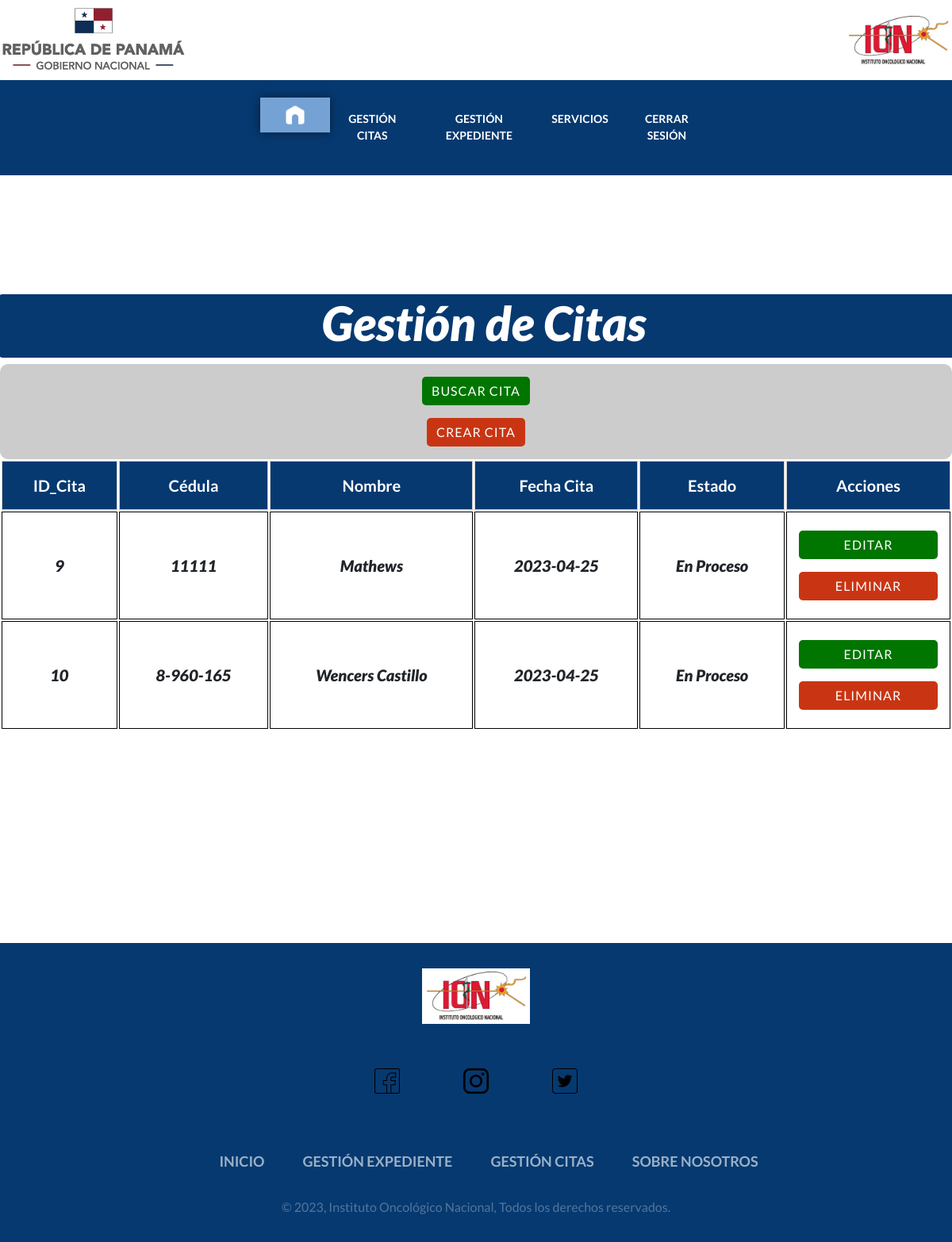
Page /html/control_citas.php?msg=Vacios (signed in) on the committed database.
### tables this page shows
CREATE TABLE `cita` (
  `ID_Cita` int(11) NOT NULL,
  `Fecha` date NOT NULL,
  `ID_Paciente` int(11) NOT NULL,
  `ID_Medico` int(11) NOT NULL,
  `ID_Tipo_Tratamiento` int(11) NOT NULL,
  `ID_Estado_Cita` int(11) NOT NULL,
  `Orden` int(11) DEFAULT NULL,
  `ID_Maquina` int(11) DEFAULT NULL
);

CREATE TABLE `usuario` (
  `ID_Usuario` int(11) NOT NULL,
  `Nombre` varchar(50) DEFAULT NULL,
  `Cedula` varchar(20) DEFAULT NULL,
  `Edad` int(11) NOT NULL,
  `Email` varchar(30) NOT NULL,
  `Password` varchar(64) DEFAULT NULL,
  `Telefono` varchar(15) NOT NULL,
  `Tipo_Usuario` int(11) NOT NULL,
  `Estado` int(11) NOT NULL
);

CREATE TABLE `estado_cita` (
  `ID_Estado` int(11) NOT NULL,
  `Estado` varchar(40) NOT NULL
);

### html/control_citas.php (the view, shortened to what this page needs)
<?php
include "../conexion/conexion.php";
$tipo_user = $_SESSION['tipo'];
?>
<!DOCTYPE html>
<html lang="es">
<head>
    <link href="https://cdn.jsdelivr.net/npm/bootstrap@5.3.0-alpha1/dist/css/bootstrap.min.css" rel="stylesheet">
    <link rel="stylesheet" href="../css/normalize.css">
    <link rel="stylesheet" href="../css/estilo_base.css">
</head>
<body>
    <header class="site-header contenedor">
        <a href="pagina_inicio2.php"><img src="../img/logoGob.png" alt="Logo Gobierno"></a>
        <a href="pagina_inicio2.php"><img src="../img/logoION.png" alt="Logo Hospital ION" style="height:70px"></a>
    </header>
    <div class="container__menu">
      <div class="menu">
    <nav>
      <ul>
          <li ><a href="../html/pagina_inicio2.php" id="selected"></a></li>
          <li > <?php if($tipo_user == 1 || $tipo_user == 2){?>
            <a href="../html/control_citas.php" >Gestión Citas</a></li>
            <?php } ?>
          <li >
            <a href="../html/gestión_solicitud.php">Gestión Expediente</a>
          <li ><a href="../html/servicios2.php" >Servicios</a>
          </li>
          <li >
          <?php if(!isset($_SESSION['sw'])){?>
                <a href="../index.php" >Cerrar Sesión</a>
           <?php }else{?>
            <a href="../logica/cerrar_sesion.php" >Cerrar Sesión</a>
        <?php } ?>
          </li>
      </ul>
  </nav>
</div>
</div>
    <section class="contenedor-tabla">
        <div class="row tbl-fixed">
            <h2 class="subtitulo">Gestión de Citas</h2>
        <div class="centrear">
            <div class="buscar-info-container">
                <div class="contenido">
                    <button type="button" class="btn btn-crear" data-bs-toggle="modal" data-bs-target="#myModal">Buscar Cita</button>
                </div>
           <?php if($tipo_user == 1){?>
                <div class="contenido">
                    <button type="button" class="btn btn-buscar" data-bs-toggle="modal" data-bs-target="#myModal2">Crear Cita</button>
                </div>
           <?php }?>
        </div>
        <table  id="tabla">
            <thead>
                <tr>
                    <th class="col">ID_Cita</th>
                    <th class="col">Cédula</th>
                    <th class="col">Nombre</th>
                    <th class="col">Fecha Cita</th>
                    <th class="col">Estado</th>
                    <th class="col">Acciones</th>
                </tr>
            </thead>
            <tbody>
                <tr>
                    <?php
                        $query = "SELECT c.ID_Cita,u.Nombre , u.Cedula , c.Fecha , e.Estado from cita as c
                        INNER JOIN paciente as p ON c.ID_Paciente = p.ID_Paciente
                        INNER JOIN usuario as u ON p.ID_User = u.ID_Usuario
                        INNER JOIN estado_cita as e ON c.ID_Estado_Cita = e.ID_Estado";
                        $consulta=$conexion->query($query);
                        $consulta->execute();
                        if($consulta->rowCount()>0){
                        while($dato=$consulta->fetch(PDO::FETCH_ASSOC)){
                    ?>
                    <td data-titulo="ID_Cita" class="col"><?php echo $dato['ID_Cita']?></td>
                    <td data-titulo="Cédula" class="col"><?php echo $dato['Cedula']?></td>
                    <td data-titulo="Nombre" class="col"><?php echo $dato['Nombre']?></td>
                    <td data-titulo="Fecha Cita" class="col"><?php echo $dato['Fecha']?></td>
                    <td data-titulo="Estado" class="col"><?php echo $dato['Estado']?></td>
                    <td>
                        <?php if($tipo_user == 1){ ?>
                        <div class="contenido">
                            <button type="button"  class="btn btn-editar" data-bs-toggle="modal" data-bs-target="#myModal3">Editar</button>
                        </div>
                        <div class="contenido">
                            <button type="button" onclick="pasardatos()" class="btn btn-eliminar" data-bs-toggle="modal" data-bs-target="#myModal4" >Eliminar</button>
                        </div>
                        <?php } else{?>
                              Sin Acciones...
                      <?php } ?>
                     </td>
                </tr>
                <?php }
                   }else{?>
                  <td data-titulo="Sin Cita" class="col" colspan=6>No hay citas...</td>
                <?php } ?>
            </tbody>
        </table>
        </div>
    </section>
    <br>
    <br>
    <br>
    <br>
    <br>
    <br>
    <br>
</body>
<footer>
  <img src="../img/logoION.png" alt="Logo Hospital ION" style="height:70px" class="logo">
  <div class="social-icons-container">
    <a href="https://www.facebook.com/ioncologico" class="social-icon"></a>
    <a href="https://www.instagram.com/ioncologico/" class="social-icon"></a>
    <a href="https://twitter.com/ioncologico?lang=es" class="social-icon"></a>
  </div>
  <ul class="footer-menu-container">
    <a href="pagina_inicio2.php"><li class="menu-item">Inicio</li></a>
    <a href="gestión_solicitud.php"><li class="menu-item">Gestión Expediente</li></a>
    <a href="gestion_cita.php"><li class="menu-item">Gestión Citas</li></a>
    <a href="https://www.ion.gob.pa/resena-historica/"><li class="menu-item">Sobre Nosotros</li></a>
  </ul>
  <span class="copyright">&copy; 2023, Instituto Oncológico Nacional, Todos los derechos reservados.</span>
</footer>
</html>

### rows in the picture
cita: ID_Cita "9", usuario.Cedula "11111", usuario.Nombre "Mathews", Fecha "2023-04-25", ID_Estado_Cita.Estado "En Proceso"
cita: ID_Cita "10", usuario.Cedula "8-960-165", usuario.Nombre "Wencers Castillo", Fecha "2023-04-25", ID_Estado_Cita.Estado "En Proceso"
